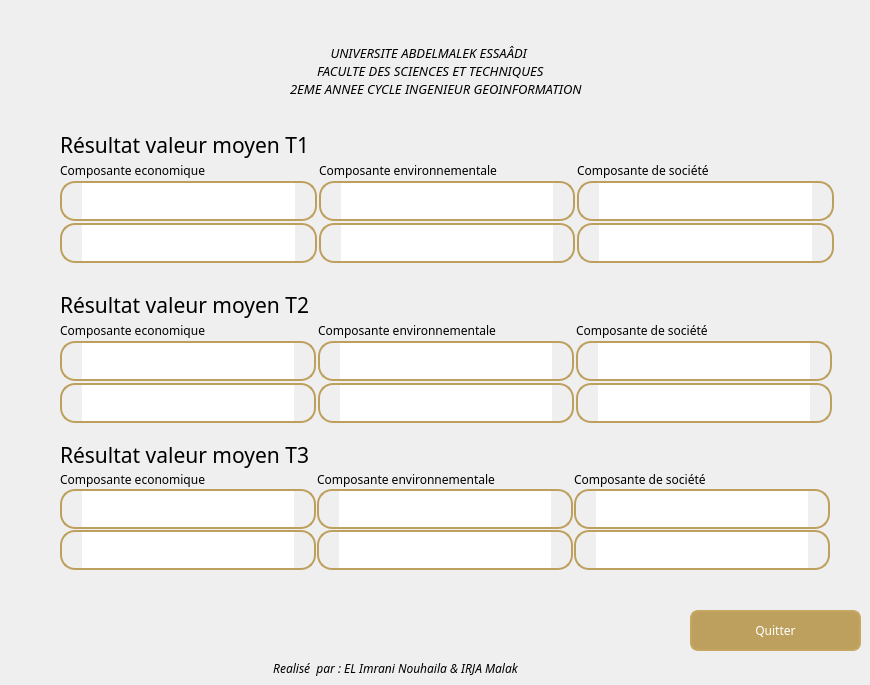
   <widget class="QWidget" name="page_6">
    <property name="maximumSize">
     <size>
      <width>900</width>
      <height>700</height>
     </size>
    </property>
    <widget class="QPushButton" name="quitbt4">
     <property name="geometry">
      <rect>
       <x>690</x>
       <y>610</y>
       <width>171</width>
       <height>41</height>
      </rect>
     </property>
     <property name="font">
      <font>
       <family>Franklin Gothic Medium</family>
       <pointsize>9</pointsize>
       <italic>false</italic>
      </font>
     </property>
     <property name="styleSheet">
      <string notr="true">QPushButton {
background-color: rgb(190, 160, 94);
  color: white;
  border: 2px solid rgb(198, 167, 98); 
border-radius: 8px;
}
QPushButton:hover{
border: 2px solid rgb(234, 209, 161);
background-color: rgb(214, 180, 106);
}</string>
     </property>
     <property name="text">
      <string>Quitter</string>
     </property>
    </widget>
    <widget class="QLabel" name="label_32">
     <property name="geometry">
      <rect>
       <x>290</x>
       <y>40</y>
       <width>391</width>
       <height>61</height>
      </rect>
     </property>
     <property name="font">
      <font>
       <family>Franklin Gothic Medium</family>
       <pointsize>10</pointsize>
       <italic>true</italic>
      </font>
     </property>
     <property name="text">
      <string>            UNIVERSITE ABDELMALEK ESSAÂDI
        FACULTE DES SCIENCES ET TECHNIQUES
2EME ANNEE CYCLE INGENIEUR GEOINFORMATION</string>
     </property>
    </widget>
    <widget class="QLabel" name="label_39">
     <property name="geometry">
      <rect>
       <x>230</x>
       <y>660</y>
       <width>331</width>
       <height>16</height>
      </rect>
     </property>
     <property name="font">
      <font>
       <family>Franklin Gothic Book</family>
       <pointsize>9</pointsize>
       <italic>true</italic>
      </font>
     </property>
     <property name="text">
      <string>Realisé  par : EL Imrani Nouhaila &amp; IRJA Malak</string>
     </property>
     <property name="alignment">
      <set>Qt::AlignCenter</set>
     </property>
    </widget>
    <widget class="QWidget" name="layoutWidget">
     <property name="geometry">
      <rect>
       <x>60</x>
       <y>290</y>
       <width>774</width>
       <height>130</height>
      </rect>
     </property>
     <layout class="QGridLayout" name="gridLayout_5">
      <property name="sizeConstraint">
       <enum>QLayout::SetFixedSize</enum>
      </property>
      <property name="leftMargin">
       <number>0</number>
      </property>
      <property name="spacing">
       <number>2</number>
      </property>
      <item row="2" column="1">
       <widget class="QTextBrowser" name="rst2_c2">
        <property name="maximumSize">
         <size>
          <width>16777215</width>
          <height>40</height>
         </size>
        </property>
        <property name="styleSheet">
         <string notr="true">QTextBrowser{
border: 2px solid rgb(190, 160, 94);
border-radius:15px;
color : rgb(0, 0, 0);
padding-left: 20px;
padding-right:20px;
}
</string>
        </property>
       </widget>
      </item>
      <item row="2" column="2">
       <widget class="QTextBrowser" name="rst2_c3">
        <property name="maximumSize">
         <size>
          <width>16777215</width>
          <height>40</height>
         </size>
        </property>
        <property name="styleSheet">
         <string notr="true">QTextBrowser{
border: 2px solid rgb(190, 160, 94);
border-radius:15px;
color : rgb(0, 0, 0);
padding-left: 20px;
padding-right:20px;
}
</string>
        </property>
       </widget>
      </item>
      <item row="3" column="0">
       <widget class="QTextBrowser" name="rst_c2_5">
        <property name="maximumSize">
         <size>
          <width>16777215</width>
          <height>40</height>
         </size>
        </property>
        <property name="styleSheet">
         <string notr="true">QTextBrowser{
border: 2px solid rgb(190, 160, 94);
border-radius:15px;
color : rgb(0, 0, 0);
padding-left: 20px;
padding-right:20px;
}
</string>
        </property>
       </widget>
      </item>
      <item row="3" column="1">
       <widget class="QTextBrowser" name="rst_c2_18">
        <property name="maximumSize">
         <size>
          <width>16777215</width>
          <height>40</height>
         </size>
        </property>
        <property name="styleSheet">
         <string notr="true">QTextBrowser{
border: 2px solid rgb(190, 160, 94);
border-radius:15px;
color : rgb(0, 0, 0);
padding-left: 20px;
padding-right:20px;
}
</string>
        </property>
       </widget>
      </item>
      <item row="3" column="2">
       <widget class="QTextBrowser" name="rst_c2_19">
        <property name="maximumSize">
         <size>
          <width>16777215</width>
          <height>40</height>
         </size>
        </property>
        <property name="styleSheet">
         <string notr="true">QTextBrowser{
border: 2px solid rgb(190, 160, 94);
border-radius:15px;
color : rgb(0, 0, 0);
padding-left: 20px;
padding-right:20px;
}
</string>
        </property>
       </widget>
      </item>
      <item row="0" column="0">
       <widget class="QLabel" name="label_41">
        <property name="maximumSize">
         <size>
          <width>16777215</width>
          <height>30</height>
         </size>
        </property>
        <property name="font">
         <font>
          <family>Franklin Gothic Medium</family>
          <pointsize>16</pointsize>
         </font>
        </property>
        <property name="text">
         <string>Résultat valeur moyen T2</string>
        </property>
       </widget>
      </item>
      <item row="2" column="0">
       <widget class="QTextBrowser" name="rst2_c1">
        <property name="maximumSize">
         <size>
          <width>16777215</width>
          <height>40</height>
         </size>
        </property>
        <property name="styleSheet">
         <string notr="true">QTextBrowser{
border: 2px solid rgb(190, 160, 94);
border-radius:15px;
color : rgb(0, 0, 0);
padding-left: 20px;
padding-right:20px;
}
</string>
        </property>
       </widget>
      </item>
      <item row="1" column="0">
       <widget class="QLabel" name="label_132">
        <property name="maximumSize">
         <size>
          <width>16777215</width>
          <height>20</height>
         </size>
        </property>
        <property name="font">
         <font>
          <family>Franklin Gothic Medium</family>
          <pointsize>9</pointsize>
         </font>
        </property>
        <property name="text">
         <string>Composante economique</string>
        </property>
       </widget>
      </item>
      <item row="1" column="1">
       <widget class="QLabel" name="label_133">
        <property name="maximumSize">
         <size>
          <width>16777215</width>
          <height>20</height>
         </size>
        </property>
        <property name="font">
         <font>
          <family>Franklin Gothic Medium</family>
          <pointsize>9</pointsize>
         </font>
        </property>
        <property name="text">
         <string>Composante environnementale</string>
        </property>
       </widget>
      </item>
      <item row="1" column="2">
       <widget class="QLabel" name="label_131">
        <property name="maximumSize">
         <size>
          <width>16777215</width>
          <height>20</height>
         </size>
        </property>
        <property name="font">
         <font>
          <family>Franklin Gothic Medium</family>
          <pointsize>9</pointsize>
         </font>
        </property>
        <property name="text">
         <string>Composante de société</string>
        </property>
       </widget>
      </item>
     </layout>
    </widget>
    <widget class="QWidget" name="layoutWidget_2">
     <property name="geometry">
      <rect>
       <x>60</x>
       <y>440</y>
       <width>772</width>
       <height>127</height>
      </rect>
     </property>
     <layout class="QGridLayout" name="gridLayout_6" columnstretch="0,0,0">
      <property name="sizeConstraint">
       <enum>QLayout::SetFixedSize</enum>
      </property>
      <property name="spacing">
       <number>1</number>
      </property>
      <item row="0" column="0">
       <widget class="QLabel" name="label_44">
        <property name="maximumSize">
         <size>
          <width>16777215</width>
          <height>30</height>
         </size>
        </property>
        <property name="font">
         <font>
          <family>Franklin Gothic Medium</family>
          <pointsize>16</pointsize>
         </font>
        </property>
        <property name="text">
         <string>Résultat valeur moyen T3</string>
        </property>
       </widget>
      </item>
      <item row="1" column="2">
       <widget class="QLabel" name="label_134">
        <property name="maximumSize">
         <size>
          <width>16777215</width>
          <height>20</height>
         </size>
        </property>
        <property name="font">
         <font>
          <family>Franklin Gothic Medium</family>
          <pointsize>9</pointsize>
         </font>
        </property>
        <property name="text">
         <string>Composante de société</string>
        </property>
       </widget>
      </item>
      <item row="2" column="0">
       <widget class="QTextBrowser" name="rst3_c1">
        <property name="maximumSize">
         <size>
          <width>16777215</width>
          <height>40</height>
         </size>
        </property>
        <property name="styleSheet">
         <string notr="true">QTextBrowser{
border: 2px solid rgb(190, 160, 94);
border-radius:15px;
color : rgb(0, 0, 0);
padding-left: 20px;
padding-right:20px;
}
</string>
        </property>
       </widget>
      </item>
      <item row="1" column="0">
       <widget class="QLabel" name="label_135">
        <property name="maximumSize">
         <size>
          <width>16777215</width>
          <height>20</height>
         </size>
        </property>
        <property name="font">
         <font>
          <family>Franklin Gothic Medium</family>
          <pointsize>9</pointsize>
         </font>
        </property>
        <property name="text">
         <string>Composante economique</string>
        </property>
       </widget>
      </item>
      <item row="1" column="1">
       <widget class="QLabel" name="label_136">
        <property name="maximumSize">
         <size>
          <width>16777215</width>
          <height>20</height>
         </size>
        </property>
        <property name="font">
         <font>
          <family>Franklin Gothic Medium</family>
          <pointsize>9</pointsize>
         </font>
        </property>
        <property name="text">
         <string>Composante environnementale</string>
        </property>
       </widget>
      </item>
      <item row="2" column="1">
       <widget class="QTextBrowser" name="rst3_c2">
        <property name="maximumSize">
         <size>
          <width>16777215</width>
          <height>40</height>
         </size>
        </property>
        <property name="styleSheet">
         <string notr="true">QTextBrowser{
border: 2px solid rgb(190, 160, 94);
border-radius:15px;
color : rgb(0, 0, 0);
padding-left: 20px;
padding-right:20px;
}
</string>
        </property>
       </widget>
      </item>
      <item row="2" column="2">
       <widget class="QTextBrowser" name="rst3_c3">
        <property name="maximumSize">
         <size>
          <width>16777215</width>
          <height>40</height>
         </size>
        </property>
        <property name="styleSheet">
         <string notr="true">QTextBrowser{
border: 2px solid rgb(190, 160, 94);
border-radius:15px;
color : rgb(0, 0, 0);
padding-left: 20px;
padding-right:20px;
}
</string>
        </property>
       </widget>
      </item>
      <item row="3" column="0">
       <widget class="QTextBrowser" name="rst_c2_6">
        <property name="maximumSize">
         <size>
          <width>16777215</width>
          <height>40</height>
         </size>
        </property>
        <property name="styleSheet">
         <string notr="true">QTextBrowser{
border: 2px solid rgb(190, 160, 94);
border-radius:15px;
color : rgb(0, 0, 0);
padding-left: 20px;
padding-right:20px;
}
</string>
        </property>
       </widget>
      </item>
      <item row="3" column="1">
       <widget class="QTextBrowser" name="rst_c2_20">
        <property name="maximumSize">
         <size>
          <width>16777215</width>
          <height>40</height>
         </size>
        </property>
        <property name="styleSheet">
         <string notr="true">QTextBrowser{
border: 2px solid rgb(190, 160, 94);
border-radius:15px;
color : rgb(0, 0, 0);
padding-left: 20px;
padding-right:20px;
}
</string>
        </property>
       </widget>
      </item>
      <item row="3" column="2">
       <widget class="QTextBrowser" name="rst_c2_21">
        <property name="maximumSize">
         <size>
          <width>16777215</width>
          <height>40</height>
         </size>
        </property>
        <property name="styleSheet">
         <string notr="true">QTextBrowser{
border: 2px solid rgb(190, 160, 94);
border-radius:15px;
color : rgb(0, 0, 0);
padding-left: 20px;
padding-right:20px;
}
</string>
        </property>
       </widget>
      </item>
     </layout>
    </widget>
    <widget class="QWidget" name="layoutWidget">
     <property name="geometry">
      <rect>
       <x>60</x>
       <y>130</y>
       <width>774</width>
       <height>130</height>
      </rect>
     </property>
     <layout class="QGridLayout" name="gridLayout" rowstretch="0,0,0,0" columnstretch="0,0,0">
      <property name="sizeConstraint">
       <enum>QLayout::SetMinAndMaxSize</enum>
      </property>
      <property name="spacing">
       <number>2</number>
      </property>
      <item row="1" column="2">
       <widget class="QLabel" name="label_57">
        <property name="maximumSize">
         <size>
          <width>16777215</width>
          <height>20</height>
         </size>
        </property>
        <property name="font">
         <font>
          <family>Franklin Gothic Medium</family>
          <pointsize>9</pointsize>
         </font>
        </property>
        <property name="text">
         <string>Composante de société</string>
        </property>
       </widget>
      </item>
      <item row="0" column="0">
       <widget class="QLabel" name="label_33">
        <property name="maximumSize">
         <size>
          <width>16777215</width>
          <height>30</height>
         </size>
        </property>
        <property name="font">
         <font>
          <family>Franklin Gothic Medium</family>
          <pointsize>16</pointsize>
         </font>
        </property>
        <property name="text">
         <string>Résultat valeur moyen T1</string>
        </property>
       </widget>
      </item>
      <item row="2" column="0">
       <widget class="QTextBrowser" name="rst_c1">
        <property name="maximumSize">
         <size>
          <width>16777215</width>
          <height>40</height>
         </size>
        </property>
        <property name="styleSheet">
         <string notr="true">QTextBrowser{
border: 2px solid rgb(190, 160, 94);
border-radius:15px;
color : rgb(0, 0, 0);
padding-left: 20px;
padding-right:20px;
}
</string>
        </property>
       </widget>
      </item>
      <item row="1" column="0">
       <widget class="QLabel" name="label_55">
        <property name="maximumSize">
         <size>
          <width>16777215</width>
          <height>20</height>
         </size>
        </property>
        <property name="font">
         <font>
          <family>Franklin Gothic Medium</family>
          <pointsize>9</pointsize>
         </font>
        </property>
        <property name="text">
         <string>Composante economique</string>
        </property>
       </widget>
      </item>
      <item row="1" column="1">
       <widget class="QLabel" name="label_56">
        <property name="maximumSize">
         <size>
          <width>16777215</width>
          <height>20</height>
         </size>
        </property>
        <property name="font">
         <font>
          <family>Franklin Gothic Medium</family>
          <pointsize>9</pointsize>
         </font>
        </property>
        <property name="text">
         <string>Composante environnementale</string>
        </property>
       </widget>
      </item>
      <item row="2" column="1">
       <widget class="QTextBrowser" name="rst_c2">
        <property name="minimumSize">
         <size>
          <width>0</width>
          <height>40</height>
         </size>
        </property>
        <property name="maximumSize">
         <size>
          <width>16777215</width>
          <height>40</height>
         </size>
        </property>
        <property name="styleSheet">
         <string notr="true">QTextBrowser{
border: 2px solid rgb(190, 160, 94);
border-radius:15px;
color : rgb(0, 0, 0);
padding-left: 20px;
padding-right:20px;
}
</string>
        </property>
       </widget>
      </item>
      <item row="2" column="2">
       <widget class="QTextBrowser" name="rst_c3">
        <property name="maximumSize">
         <size>
          <width>16777215</width>
          <height>40</height>
         </size>
        </property>
        <property name="styleSheet">
         <string notr="true">QTextBrowser{
border: 2px solid rgb(190, 160, 94);
border-radius:15px;
color : rgb(0, 0, 0);
padding-left: 20px;
padding-right:20px;
}
</string>
        </property>
       </widget>
      </item>
      <item row="3" column="0">
       <widget class="QTextBrowser" name="rst_c22">
        <property name="minimumSize">
         <size>
          <width>0</width>
          <height>40</height>
         </size>
        </property>
        <property name="maximumSize">
         <size>
          <width>16777215</width>
          <height>40</height>
         </size>
        </property>
        <property name="styleSheet">
         <string notr="true">QTextBrowser{
border: 2px solid rgb(190, 160, 94);
border-radius:15px;
color : rgb(0, 0, 0);
padding-left: 20px;
padding-right:20px;
}
</string>
        </property>
       </widget>
      </item>
      <item row="3" column="1">
       <widget class="QTextBrowser" name="rst_c2_10">
        <property name="maximumSize">
         <size>
          <width>16777215</width>
          <height>40</height>
         </size>
        </property>
        <property name="styleSheet">
         <string notr="true">QTextBrowser{
border: 2px solid rgb(190, 160, 94);
border-radius:15px;
color : rgb(0, 0, 0);
padding-left: 20px;
padding-right:20px;
}
</string>
        </property>
       </widget>
      </item>
      <item row="3" column="2">
       <widget class="QTextBrowser" name="rst_c2_11">
        <property name="minimumSize">
         <size>
          <width>0</width>
          <height>40</height>
         </size>
        </property>
        <property name="maximumSize">
         <size>
          <width>16777215</width>
          <height>40</height>
         </size>
        </property>
        <property name="styleSheet">
         <string notr="true">QTextBrowser{
border: 2px solid rgb(190, 160, 94);
border-radius:15px;
color : rgb(0, 0, 0);
padding-left: 20px;
padding-right:20px;
}
</string>
        </property>
       </widget>
      </item>
     </layout>
    </widget>
   </widget>
